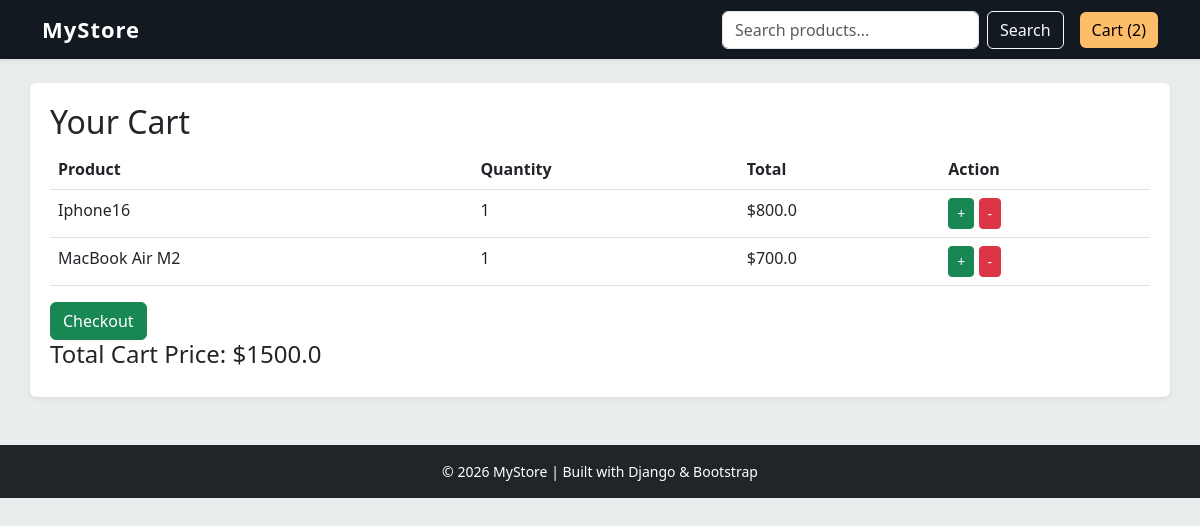
The app's page /cart/ (signed in) with its own data.
### store/models.py (models this page shows, shortened)
class Order(models.Model):
    user = models.ForeignKey(User, on_delete=models.CASCADE)
    complete = models.BooleanField(default=False)
    created_at = models.DateTimeField(auto_now_add=True)
    def get_cart_total(self):
        items = self.orderitem_set.all()
        total = sum([item.get_total() for item in items])
        return total

class OrderItem(models.Model):
    product = models.ForeignKey(Product, on_delete=models.CASCADE)
    order = models.ForeignKey(Order, on_delete=models.CASCADE)
    quantity = models.IntegerField(default=1)
    def get_total(self):
        return self.product.price * self.quantity
    from django.contrib.auth.models import User

class Product(models.Model):
    category = models.ForeignKey(Category, on_delete=models.CASCADE)
    name = models.CharField(max_length=200)
    description = models.TextField()
    price = models.FloatField()
    image = models.ImageField(upload_to='products/')
    stock = models.IntegerField()

### store/views.py (the view)
# urls.py: path('cart/', views.cart, name='cart'),
@login_required
def cart(request):
    order, created = Order.objects.get_or_create(
        user=request.user, complete=False)
    items = order.orderitem_set.all()
    context = {
        'items': items,
        'order': order
    }
    return render(request, 'store/cart.html', context)

### templates/store/cart.html
{% extends 'base.html' %}
{% block content %}
<h2>Your Cart</h2>
<table class="table">
<tr>
    <th>Product</th>
    <th>Quantity</th>
    <th>Total</th>
    <th>Action</th>
</tr>
{% for item in items %}
<tr>
    <td>{{ item.product.name }}</td>
    <td>{{ item.quantity }}</td>
    <td>${{ item.get_total }}</td>
    <td>
        <a href="{% url 'add_to_cart' item.product.id %}" class="btn btn-sm btn-success">+</a>
        <a href="{% url 'remove_from_cart' item.product.id %}" class="btn btn-sm btn-danger">-</a>
    </td>
</tr>
{% endfor %}
</table>
<a href="{% url 'checkout' %}" class="btn btn-success">
    Checkout
</a>
<h4>Total Cart Price: ${{ order.get_cart_total }}</h4>
{% endblock %}

### templates/base.html (shortened to what this page needs)
{% load static %}
<!DOCTYPE html>
<html>
<head>
    <link href="https://cdn.jsdelivr.net/npm/bootstrap@5.3.0/dist/css/bootstrap.min.css" rel="stylesheet">
    <link rel="stylesheet" href="{% static 'css/style.css' %}">
</head>
<body>
<nav class="navbar navbar-expand-lg navbar-dark bg-dark shadow-sm">
    <div class="container">
        <a class="navbar-brand fw-bold" href="/">MyStore</a>
        <div class="collapse navbar-collapse" id="navbarContent">
            <form method="GET" action="/" class="d-flex ms-auto me-3">
                <input class="form-control me-2" type="search" name="q"
                       placeholder="Search products...">
                <button class="btn btn-outline-light" type="submit">Search</button>
            </form>
            <a href="/cart/" class="btn btn-warning">
                Cart ({{ request.user.order_set.first.orderitem_set.count|default:0 }})
            </a>
        </div>
    </div>
</nav>
<div class="container mt-4 main-content shadow-sm">
        {% block content %}
    {% endblock %}
</div>
<footer class="bg-dark text-white text-center py-3 mt-5">
    <p class="mb-0">© 2026 MyStore | Built with Django & Bootstrap</p>
</footer>
</body>
</html>

### static/css/style.css (style rules this page uses)
.navbar-brand { font-size: 22px; letter-spacing: 1px; }
footer { font-size: 14px; }
body { background-color: #eaeded; }
.main-content { background-color: white; padding: 20px; border-radius: 6px; }
.navbar { background-color: #131921 !important; }
.btn-warning { background-color: #febd69; border: none; font-weight: 500; }

### records on screen
OrderItem: product.name "Iphone16", quantity "1", get_total "800.0"
OrderItem: product.name "MacBook Air M2", quantity "1", get_total "700.0"
Order: get_cart_total "1500.0"

### other values on screen
{{ request.user.order_set.first.orderitem_set.count|default:0 }} "2"
